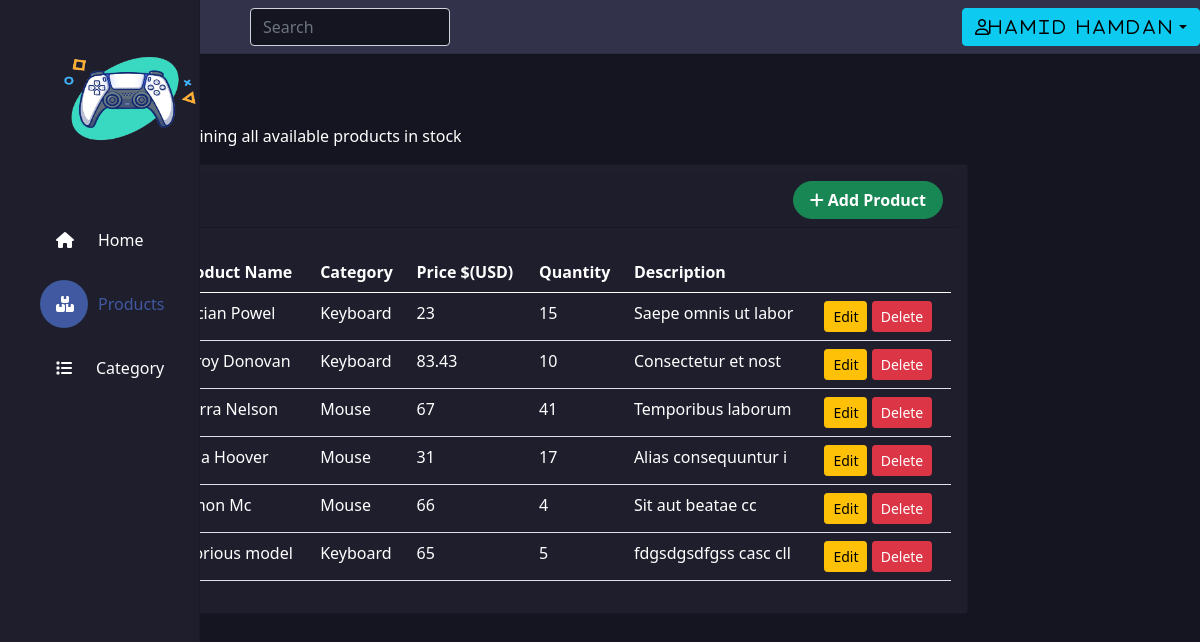
/core/allproducts.php (signed in), run on an earlier commit of the app's database.
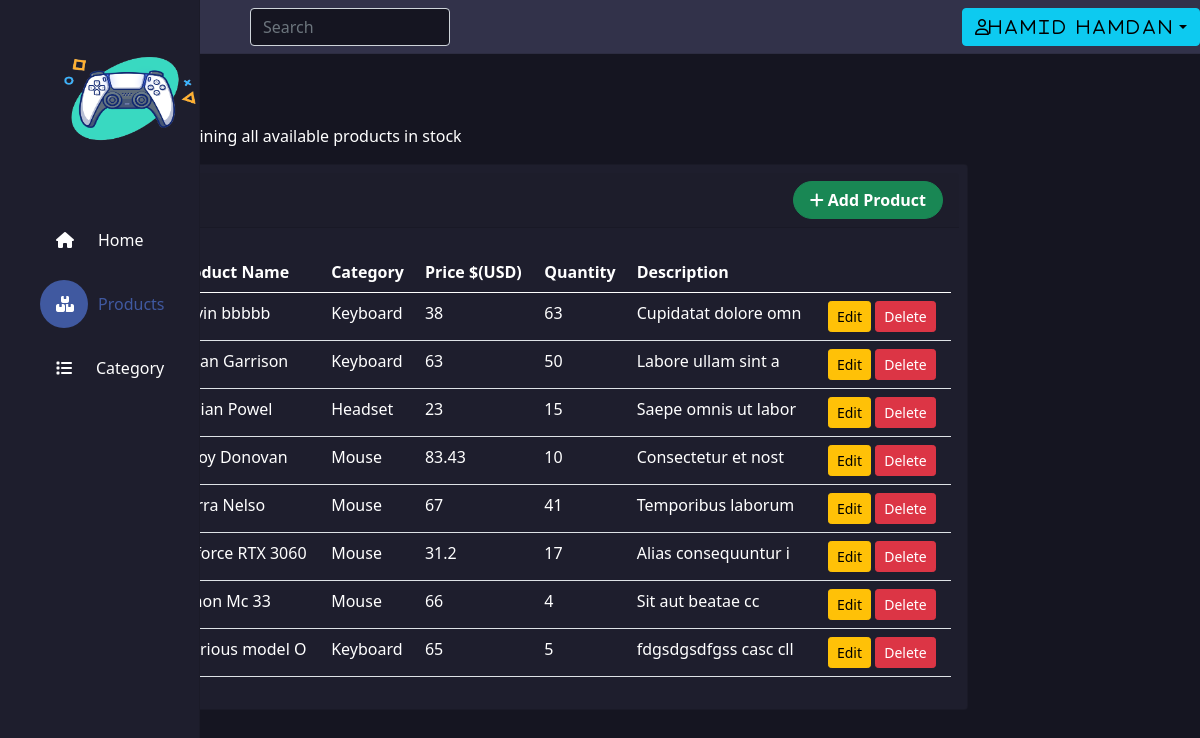
And on a later commit of the database.
### tables this page shows
CREATE TABLE `products` (
  `id` int(11) NOT NULL,
  `name` varchar(255) NOT NULL,
  `id_category` int(11) NOT NULL,
  `id_user` int(11) NOT NULL,
  `picture` text NOT NULL,
  `price` float NOT NULL,
  `quantity` int(11) NOT NULL,
  `description` text NOT NULL
);

CREATE TABLE `category` (
  `id` int(11) NOT NULL,
  `name` varchar(255) NOT NULL
);

### controller/database.php (called while the page is built, shortened)
<?php
    function connect(){
        $serv = $_ENV['DB_SERVERNAME'];
        $user = $_ENV['DB_USERNAME'];
        $password = $_ENV['DB_USERPASSWORD'];
        $DB = $_ENV['DB_DATABASE'];
        $con = new mysqli($serv , $user , $password , $DB);
        return $con;
    }
?>

### controller/products.php (called while the page is built, shortened)
<?php
require_once('../controller/database.php');
function GetProducts(){
    $sql = "SELECT p.id AS idProduct, p.name AS nameProduct, p.id_category AS idCategory, p.picture, p.quantity, p.price, p.description, c.name AS nameCategory, c.id AS idCategory
        FROM products p LEFT JOIN category c ON p.id_category = c.id ORDER BY p.id DESC;";
    $result = connect() -> query($sql);
    return $result;
}

### include/require.php (called while the page is built, shortened)
<?php
include('../controller/products.php');
$AllProducts = GetProducts();

### core/allproducts.php (the view, shortened to what this page needs)
<?php
    include('../include/require.php');
    $path = "Products";
?>
<!DOCTYPE html>
<html lang="en">
    <head>
       <?php include_once('../include/head.php'); ?>
    </head>
    <body class="background">
        <?php include_once('../include/nav.php'); ?>
        <div class="container-fluid">
            <main class="content col-md-9 ml-sm-auto col-lg-10 px-md-4 p-4 text-white">
                <h1 class="h2"><?= $path ?></h1>
                <p>This is the page containing all available products in stock</p>
                <div class="row">
                    <div class="col-12 col-xl-12 mb-4 mb-lg-0">
                        <div class="card">
                            <div class="d-flex justify-content-between align-items-center card-header m-2">
                                <h5 >All Products</h5>
                                <div class=" justify-content-end">
                                    <a class="btn rounded-pill btn-success px-3" onclick="createProduct()">
                                        <i class="fa fa-plus mr-2"></i>
                                        <b>Add Product</b>
                                    </a>
                                </div>
                            </div>
                            <div class="card-body">
                                <div class="table-responsive">
                                    <table class="table text-white">
                                        <thead>
                                            <tr>
                                                <th scope="col">Id</th>
                                                <th scope="col">Picture</th>
                                                <th scope="col">Product Name</th>
                                                <th scope="col">Category</th>
                                                <th scope="col">Price $(USD)</th>
                                                <th scope="col">Quantity</th>
                                                <th scope="col">Description</th>
                                                <th scope="col"></th>
                                            </tr>
                                        </thead>
                                        <tbody>
                                            <?php foreach($AllProducts as $product) {?>
                                            <tr id="Product<?= $product['idProduct']; ?>" >
                                                <th scope="row"><?= $product['idProduct']; ?></th>
                                                <?php if(!empty($product['picture'])){
                                                    echo '<td><img id="ProductPicture'. $product['idProduct'].'" src="'.$product['picture'].'" style="width:4rem;" /></td>';
                                                }else{
                                                    echo '<td><img class="m-0" src="../assets/img/logo/frame.png" style="width:4rem;height: 4.7rem;" /></td>';
                                                    } ?>
                                                <td id="ProductName<?= $product['idProduct']; ?>" ><?= $product['nameProduct']; ?></td>
                                                <td id="ProductCategory<?= $product['idProduct']; ?>"><?= $product['nameCategory']; ?></td>
                                                <td id="ProductPrice<?= $product['idProduct']; ?>"><?= $product['price']; ?></td>
                                                <td id="ProductQuantity<?= $product['idProduct']; ?>"><?= $product['quantity']; ?></td>
                                                <td id="ProductDescription<?= $product['idProduct']; ?>"><?= $product['description']; ?></td>
                                                <td>
                                                    <a href="#" onclick="GetProduct('<?= $product['idProduct']; ?>','<?= $product['idCategory']; ?>')" class="btn btn-sm btn-warning">Edit</a>
                                                    <a href="#" onclick="DeleteProduct('<?= $product['idProduct']; ?>')" class="btn btn-sm btn-danger">Delete</a>
                                                </td>
                                            </tr>
                                            <?php } ?>
                                        </tbody>
                                    </table>
                                </div>
                            </div>
                        </div>
                    </div>
                </div>
            </main>
        </div>
    </body>
</html>

### include/head.php (shortened to what this page needs)
<link rel="stylesheet" href="https://cdnjs.cloudflare.com/ajax/libs/bootstrap/5.0.0-alpha3/css/bootstrap.min.css" />
<link
    rel="stylesheet"
    href="https://cdnjs.cloudflare.com/ajax/libs/font-awesome/6.2.1/css/all.min.css"
 />
<link rel="stylesheet" href="../assets/css/style.css" />
<link rel="stylesheet" href="https://cdnjs.cloudflare.com/ajax/libs/Dropify/0.2.2/css/dropify.min.css" />
<link rel="stylesheet" href="https://cdnjs.cloudflare.com/ajax/libs/Dropify/0.2.2/css/dropify.css" />

### include/nav.php (shortened to what this page needs)
<nav id="sidebar" class="col-md-3 col-lg-2 d-md-block sidebar collapse">
    <div class="position">
        <a class="" href="../core"><img src="../assets/img/logo/Logo.png" alt="" class="logo" /></a>
        <ul class="nav nav-pills mt-5 flex-column">
            <li class="nav-item m-2">
                <a class="nav-link <?= $path == "Home" ? "active" :""; ?> d-flex align-items-center" href="../core/index.php">
                    <i class="text-white  fa fa-house"></i>
                    <span class="m-4 <?= $path == "Home" ? "active-title" :"text-white"; ?>">Home</span>
                </a>
            </li>
            <li class="nav-item m-2">
                <a class="nav-link <?= $path == "Products" ? "active" :""; ?> d-flex align-items-center" href="../core/allproducts.php">
                    <i class="fa fa-boxes-stacked text-white"></i>
                    <span class="m-4 <?= $path == "Products" ? "active-title" :"text-white"; ?>">Products</span>
                </a>
            </li>
            <li class="nav-item m-2">
                <a class="nav-link <?= $path == "Category" ? "active" :""; ?> d-flex align-items-center" href="../core/allcategories.php">
                    <i class="fa fa-list text-white"></i>
                    <span class="m-4 <?= $path == "Category" ? "active-title" :"text-white"; ?>">Category</span>
                </a>
            </li>
        </ul>
    </div>
</nav>
<nav class="navbar navbar-light" >
    <div class="col-12 col-md-2 col-lg-2">
        <input class="form-control form-control-dark" type="text" placeholder="Search" aria-label="Search" />
    </div>
    <div class="col-12 col-md-5 col-lg-7 d-flex align-items-center justify-content-md-end mr-5 mt-3 mt-md-0">
        <div class="dropdown">
            <button class="btn btn-info dropdown-toggle  text-capitalize" type="button" id="dropdownMenuButton" data-toggle="dropdown" aria-expanded="true"><i class="fa-regular fa-user"><span class="ml-3" style="letter-spacing: 0.25em;text-transform: capitalize !important;"><?= $_SESSION['fullname']; ?></span></i></button>
        </div>
    </div>
</nav>

### assets/css/style.css (style rules this page uses)
.sidebar { position: fixed; top: 0; bottom: 0; left: 0; z-index: 1010; box-shadow: inset -1px 0 0 rgba(0, 0, 0, 0.1); background-color: #1e1e2d; height: 100% !important; }
.logo { width: 12em; height: 8em; margin-left: 3em; }
.active { width: 3em !important; border-radius: 3em !important; height: 3em !important; }
.navbar { box-shadow: inset 0 -1px 0 rgba(0, 0, 0, 0.1); background-color: #32324a; }
.card { background-color: #1e1e2d !important; }
.sidebar .nav-link { color: #333; width: 3em !important; height: 3em !important; }
.background { background-color: #151521 !important; }
.active { background-color: #4059a0 !important; }
.active-title { color: #4059a0 !important; }
.container-fluid { display: block; }
input, select, textarea { background-color: #151521 !important; color: white !important; }
@media (max-width: 1440.98px) { .position { margin: 2em !important; } }
@media (max-width: 1440.98px) { .logo { margin-left: 0em !important; } }
@media (max-width: 1660.98px) { .position { margin: 2em; } }

What changed in the data, as far as the page shows it:
added products: name "Devin bbbbb", id_category.name "Keyboard", price "38", quantity "63", description "Cupidatat dolore omn"
added products: name "Dolan Garrison", id_category.name "Keyboard", price "63", quantity "50", description "Labore ullam sint a"
changed products "Lucian Powel": id_category.name "Keyboard" → "Headset"
changed products "Leroy Donovan": id_category.name "Keyboard" → "Mouse"
changed products "Temporibus laborum": name "Sierra Nelson" → "Sierra Nelso"
changed products "Alias consequuntur i": name "Jena Hoover" → "Geforce RTX 3060"; price "31" → "31.2"
changed products "Sit aut beatae cc": name "Timon Mc" → "Timon Mc 33"
changed products "fdgsdgsdfgss casc cll": name "Glorious model" → "Glorious model O"
